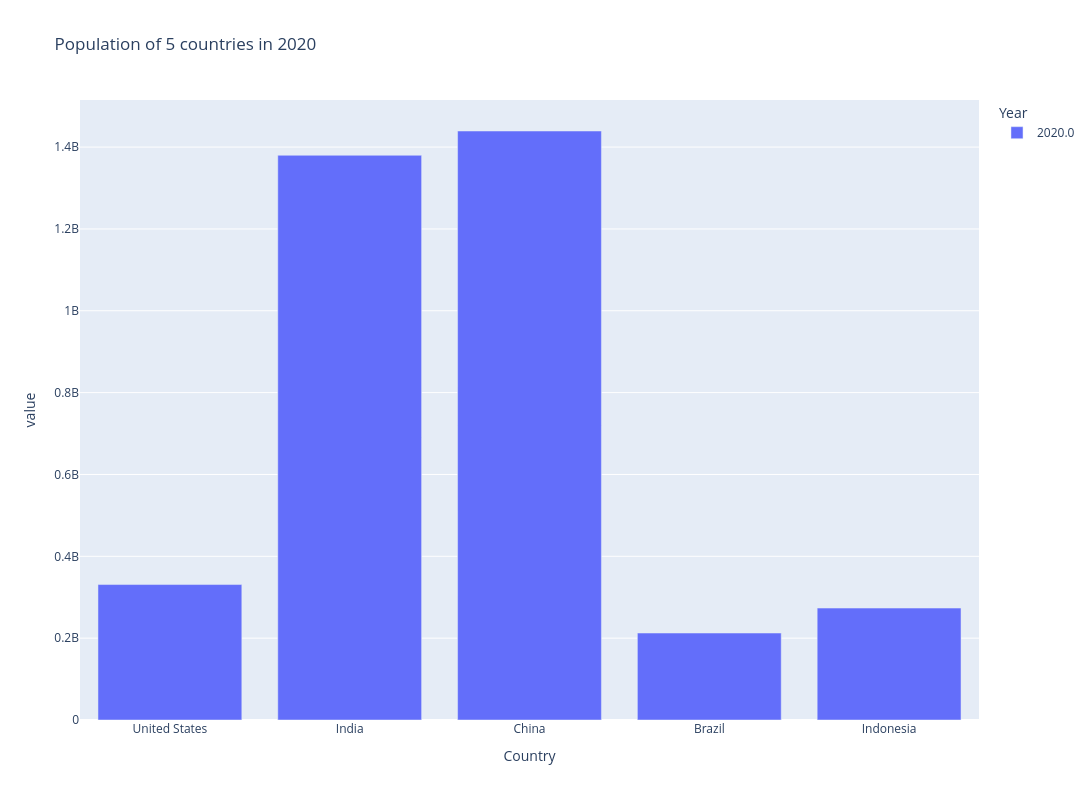

The notebook cell this image was saved under:
### Code cell
bar

### Figure 1 — Plotly figure (JSON) as saved in the notebook; plotly's stock layout.template omitted (floating-point values rounded to 4 significant figures)
{"data": [{"hovertemplate": "Year=2020.0<br>Country=%{x}<br>value=%{y}<extra></extra>", "legendgroup": "2020.0", "marker": {"color": "#636efa", "pattern": {"shape": ""}}, "name": "2020.0", "orientation": "v", "showlegend": true, "textposition": "auto", "type": "bar", "x": ["United States", "India", "China", "Brazil", "Indonesia"], "xaxis": "x", "y": [331000000.0, 1380000000.0, 1439000000.0, 212600000.0, 273500000.0], "yaxis": "y"}], "layout": {"barmode": "relative", "height": 800, "legend": {"title": {"text": "Year"}, "tracegroupgap": 0}, "title": {"text": "Population of 5 countries in 2020"}, "width": 1100, "xaxis": {"anchor": "y", "domain": [0, 1], "title": {"text": "Country"}}, "yaxis": {"anchor": "x", "domain": [0, 1], "title": {"text": "value"}}}}
